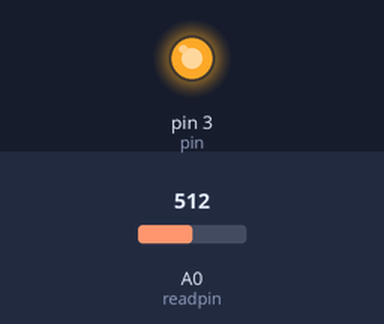
Bench run of a sketch on a simulated Arduino Uno, built with avr-gcc and run on an emulated ATmega328P. Parts: output pins drawn as LEDs (lit = HIGH). Inputs (shaded band) come from the test bench; at power-on: A0 (readpin) = 512. What the sketch prints to the serial monitor is not drawn.

Above: at 0.1 s.
Timing chart, 0 to 1.6 s (numbered marks = the images above):
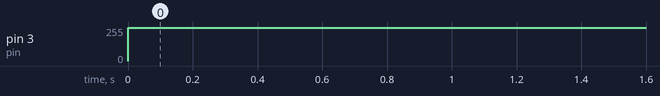

Measured:
- by itself, pin 3 (pin): 0/255 → 250/255 at 0.00 s

The sketch:

Day4Notes.ino
```cpp
// Voltage Divider
int pin = 3;
int readpin = A0;
double V;
void setup() {
  Serial.begin(9600);
  pinMode(pin, OUTPUT);
  pinMode(readpin, INPUT);

}

void loop() {
  analogWrite(pin,250);
   V = analogRead(A0); // reads value 0 to 1023 not an actual voltage
  Serial.println("Voltage " + String(V *  5 / 1023)); // calculate voltage of 5V *
  delay(1000);

}
```
